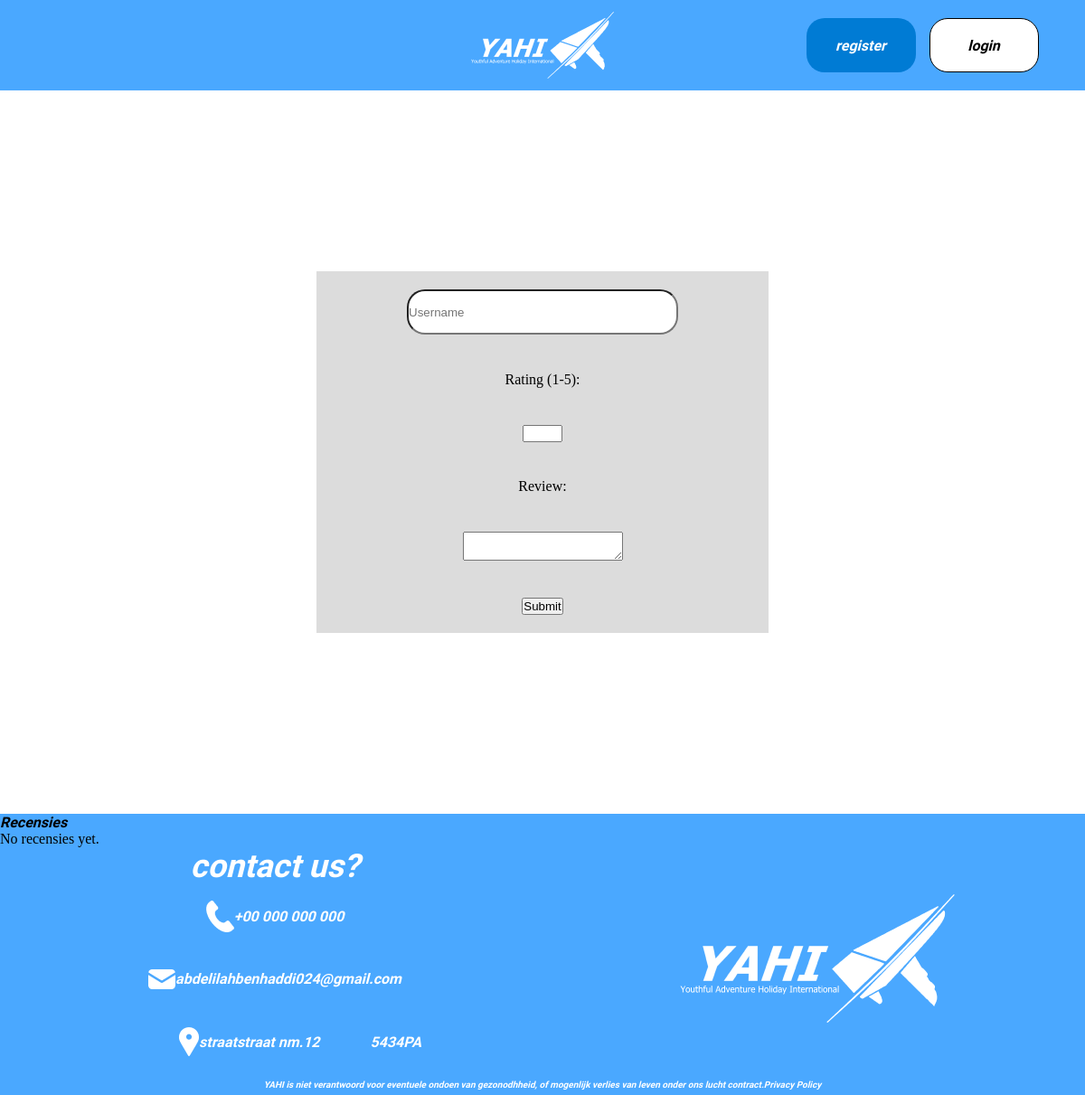
Page /docker/html/pages/recensiescopy.php on the earlier database version.
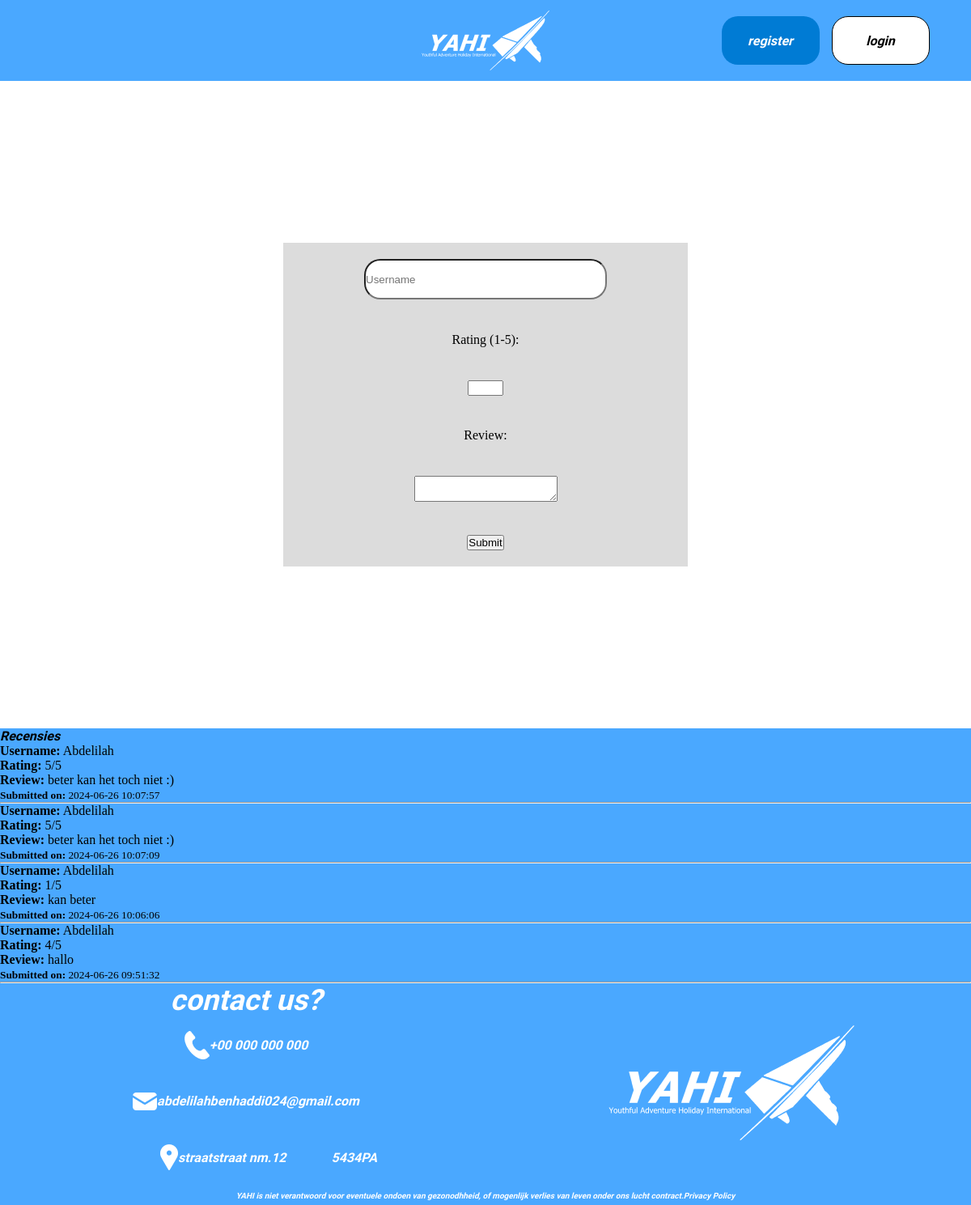
Same page on the later database version.
### tables this page shows
CREATE TABLE `recensies` (
  `id` int(255) NOT NULL,
  `user_id` int(90) NOT NULL,
  `rating` int(90) NOT NULL,
  `recensie` text NOT NULL,
  `username` text NOT NULL,
  `post` text NOT NULL
);

### docker/html/pages/recensiescopy.php (the view, shortened to what this page needs)
<!DOCTYPE html>
<html lang="en">
<head>
    <link rel="stylesheet" href="../css/maincss.css">
</head>
<body>
    <?php
        include '../includes/header.php';
        include 'conn.php';
        $stmt = $connection->query("SELECT * FROM recensies ORDER BY post DESC");
        $recensies = $stmt->fetchAll(PDO::FETCH_ASSOC);
    ?>
    <div class="login-vlak">
        <form action="recensies_logic.php" method="POST" class="vlak-login">
            <input type="text" name="username" placeholder="Username" class="input-vlak" required>
            <label for="rating">Rating (1-5):</label>
            <input type="number" name="rating" min="1" max="5" required>
            <label for="recensie">Review:</label>
            <textarea name="recensie" required></textarea>
            <button type="submit">Submit</button>
        </form>
    </div>
    <div class="recensies">
        <h2>Recensies</h2>
        <?php if (!empty($recensies)): ?>
            <?php foreach ($recensies as $recensie): ?>
                <div class="review">
                    <p><strong>Username:</strong> <?php echo htmlspecialchars($recensie['username']); ?></p>
                    <p><strong>Rating:</strong> <?php echo htmlspecialchars($recensie['rating']); ?>/5</p>
                    <p><strong>Review:</strong> <?php echo nl2br(htmlspecialchars($recensie['recensie'])); ?></p>
                    <p><small><strong>Submitted on:</strong> <?php echo htmlspecialchars($recensie['post']); ?></small></p>
                    <hr>
                </div>
            <?php endforeach; ?>
        <?php else: ?>
            <p>No recensies yet.</p>
        <?php endif; ?>
    </div>
    <?php
        include '../includes/footer.php';
    ?>
</body>
</html>

### docker/html/includes/header.php (shortened to what this page needs)
<!DOCTYPE html>
<html lang="en">
<head>
    <link rel="stylesheet" href="css/maincss.css">
</head>
<body>
    <div class="header">
        <div class="headerMid">
            <a href="../../index.php">
                <div class="logo">
                    <img src="/images/logo.png" alt="" class="logo">
                </div>
            </a>
        </div>
        <div class="headerLeft">
            <?php if (isset($_SESSION['user'])): ?>
                <a href="../../pages/user-detail.php">
                    <div class="register" type="button" ><h1><?php echo htmlspecialchars($_SESSION['user']); ?></h1></div>
                </a>
                <a href="logout_logic.php">
                    <div class="login" type="button" >
                        <h2>loguit</h2>
                    </div>
                </a>
            <?php else: ?>
                <a href="../../pages/registerA.php">
                    <div class="register" type="button" >
                        <h1>register</h1>
                    </div>
                </a>
                <a href="../../pages/login.php">
                    <div class="login" type="button" >
                        <h2>login</h2>
                    </div>
                </a>
            <?php endif; ?>
        </div>
    </div>
</body>
</html>

### docker/html/includes/footer.php (shortened to what this page needs)
<!DOCTYPE html>
<html lang="en">
<head>
    <link rel="stylesheet" href="css/maincss.css">
</head>
<body>
    <footer>
        <div class="footer-up">
            <div class="footer-up-left">
                <div class="footer-up-left-1">
                    <h6>contact us?</h6>
                </div>
                <div class="footer-up-left-2">
                    <div class="footer-up-left-2-vlak">
                        <img src="images/tele.png" alt="">
                        <h1>+00 000 000 000</h1>
                    </div>
                </div>
                <div class="footer-up-left-2">
                    <div class="footer-up-left-2-vlak">
                        <img src="images/mail.png" alt="">
                        <h1>abdelilahbenhaddi024@gmail.com</h1>
                    </div>
                </div>
                <div class="footer-up-left-2">
                    <div class="footer-up-left-2-vlak">
                        <img src="images/address.png" alt="">
                        <h1>straatstraat nm.12</h1>
                    </div>
                    <h1>5434PA</h1>
                </div>
            </div>
            <div class="footer-up-right">
                <img src="../../images/logo-footer.png" alt="" class="logoimg">
            </div>
        </div>
        <div class="footer-down">
            <h5>YAHI is niet verantwoord voor eventuele ondoen van gezonodhheid, of mogenlijk verlies van leven onder ons lucht contract.</h5>
            <a href="../pages/polcy.php">
                <h5>Privacy Policy</h5>
                </a>
        </div>
    </footer>
</body>
</html>

### docker/html/css/maincss.css (style rules this page uses)
* { margin: 0; padding: 0; box-sizing: border-box; }
body { background-color: #4AA8FF; }
.header { width: 100%; height: 100px; display: flex; flex-direction: row; justify-content: space-between; align-items: center; background-color: #4AA8FF; }
.headerMid { width: 30%; display: flex; justify-content: center; align-items: center; }
.headerLeft { width: 30%; display: flex; flex-direction: row; justify-content: center; align-items: center; }
.logo { width: 160px; height: 76px; }
.register { width: 121px; height: 60px; background-color: #007BD4; display: flex; justify-content: center; align-items: center; border-radius: 20px; margin-right: 15px; }
.login { width: 121px; height: 60px; background-color: #ffffff; display: flex; justify-content: center; align-items: center; border-radius: 20px; border: 1px solid black; }
h1 { font-family: "Kanit", sans-serif; font-size: 16px; font-weight: 700; font-style: italic; color: white; }
h2 { font-family: "Kanit", sans-serif; font-size: 16px; font-weight: 700; font-style: italic; color: black; }
a { text-decoration: none ; }
.logoimg { width: 308px; height: 146px; }
footer { height: 274px; width: 100%; display: flex; flex-direction: column; }
.footer-up { height: 250px; display: flex; flex-direction: row; justify-content: space-around; align-items: center; }
.footer-up-left { height: 250px; width: 324px; display: flex; flex-direction: column; justify-content: space-around; }
.footer-up-left-1 { width: 324px; height: 52px; display: flex; justify-content: center; align-items: center; }
.footer-up-left-2 { width: 324px; height: 190px; display: flex; justify-content: space-around; align-items: center; }
.footer-up-left-2-vlak { width: 324px; height: 35px; display: flex; flex-direction: row; align-items: center; justify-content: center; }
.footer-down { height: 24px; display: flex; justify-content: center; align-items: center; }
h5 { font-family: "Kanit", sans-serif; font-style: italic; font-size: 10px; color: #ffffff; }
h6 { font-family: "Kanit", sans-serif; font-size: 36px; font-style: italic; display: flex; justify-content: center; align-items: center; color: #ffffff; }
.login-vlak { width: 100%; height: 800px; margin: 0 auto 0 auto; background-color: white; display: flex; justify-content: center; align-items: center; }
.vlak-login { width: 500px; height: 400px; margin: 0 auto 0 auto; display: flex; flex-direction: column; justify-content: space-around; align-items: center; background-color: gainsboro; }
.input-vlak { width: 300px; height: 50px; border-radius: 20px; }

Differences in the rows shown:
added recensies: username "Abdelilah", rating "5", recensie "beter kan het toch niet :)", post "2024-06-26 10:07:57"
added recensies: username "Abdelilah", rating "5", recensie "beter kan het toch niet :)", post "2024-06-26 10:07:09"
added recensies: username "Abdelilah", rating "1", recensie "kan beter", post "2024-06-26 10:06:06"
added recensies: username "Abdelilah", rating "4", recensie "hallo", post "2024-06-26 09:51:32"
Other differences:
text no longer shown: "No recensies yet."
